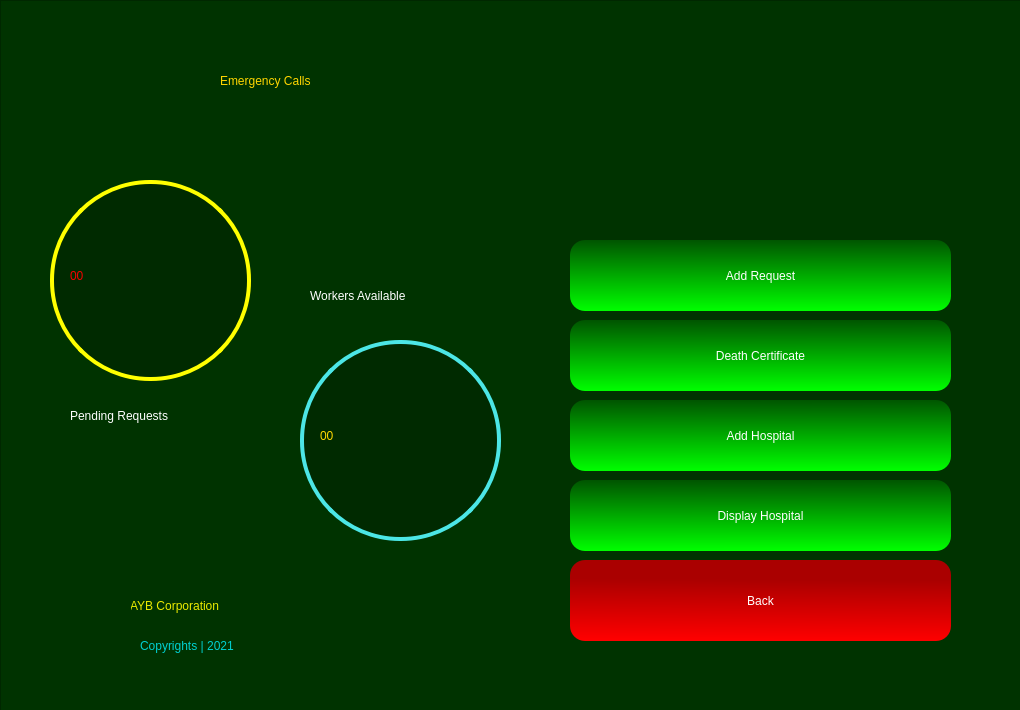
<?xml version="1.0" encoding="UTF-8"?>
<ui version="4.0">
 <class>Form</class>
 <widget class="QWidget" name="Form">
  <property name="geometry">
   <rect>
    <x>0</x>
    <y>0</y>
    <width>1020</width>
    <height>710</height>
   </rect>
  </property>
  <property name="windowTitle">
   <string>Form</string>
  </property>
  <widget class="QFrame" name="frame">
   <property name="geometry">
    <rect>
     <x>0</x>
     <y>0</y>
     <width>1022</width>
     <height>713</height>
    </rect>
   </property>
   <property name="styleSheet">
    <string notr="true">QFrame{

background-color: rgb(0, 51, 0);
color: rgb(0,255,0);

}
</string>
   </property>
   <property name="frameShape">
    <enum>QFrame::StyledPanel</enum>
   </property>
   <property name="frameShadow">
    <enum>QFrame::Raised</enum>
   </property>
   <widget class="QLabel" name="label_5">
    <property name="geometry">
     <rect>
      <x>220</x>
      <y>30</y>
      <width>581</width>
      <height>101</height>
     </rect>
    </property>
    <property name="styleSheet">
     <string notr="true">font: 87 36pt &quot;Arial Black&quot;;
color: rgb(255, 213, 0);</string>
    </property>
    <property name="text">
     <string>Emergency Calls</string>
    </property>
   </widget>
   <widget class="QPushButton" name="addBtn">
    <property name="geometry">
     <rect>
      <x>570</x>
      <y>240</y>
      <width>381</width>
      <height>71</height>
     </rect>
    </property>
    <property name="styleSheet">
     <string notr="true">QPushButton{
background-color: qlineargradient(spread:pad, x1:0.498, y1:0, x2:0.507, y2:1, stop:0 rgba(0, 85, 0, 255), stop:1 rgba(0, 255, 0, 255));
border-radius:15px;
color: #FFF;
	font: 75 14pt &quot;Microsoft PhagsPa&quot;;

}

QPushButton:hover{

	background-color: rgb(0, 118, 0);
}</string>
    </property>
    <property name="text">
     <string>Add Request</string>
    </property>
   </widget>
   <widget class="QPushButton" name="updateBtn">
    <property name="geometry">
     <rect>
      <x>570</x>
      <y>400</y>
      <width>381</width>
      <height>71</height>
     </rect>
    </property>
    <property name="styleSheet">
     <string notr="true">QPushButton{
background-color: qlineargradient(spread:pad, x1:0.498, y1:0, x2:0.507, y2:1, stop:0 rgba(0, 85, 0, 255), stop:1 rgba(0, 255, 0, 255));
border-radius:15px;
color: #FFF;
	font: 75 14pt &quot;Microsoft PhagsPa&quot;;

}

QPushButton:hover{

	background-color: rgb(0, 118, 0);
}</string>
    </property>
    <property name="text">
     <string>Add Hospital</string>
    </property>
   </widget>
   <widget class="QPushButton" name="delBtn">
    <property name="geometry">
     <rect>
      <x>570</x>
      <y>320</y>
      <width>381</width>
      <height>71</height>
     </rect>
    </property>
    <property name="styleSheet">
     <string notr="true">QPushButton{
background-color: qlineargradient(spread:pad, x1:0.498, y1:0, x2:0.507, y2:1, stop:0 rgba(0, 85, 0, 255), stop:1 rgba(0, 255, 0, 255));
border-radius:15px;
color: #FFF;
	font: 75 14pt &quot;Microsoft PhagsPa&quot;;

}

QPushButton:hover{

	background-color: rgb(0, 118, 0);
}</string>
    </property>
    <property name="text">
     <string>Death Certificate</string>
    </property>
   </widget>
   <widget class="QPushButton" name="searchBtn">
    <property name="geometry">
     <rect>
      <x>570</x>
      <y>480</y>
      <width>381</width>
      <height>71</height>
     </rect>
    </property>
    <property name="styleSheet">
     <string notr="true">QPushButton{
background-color: qlineargradient(spread:pad, x1:0.498, y1:0, x2:0.507, y2:1, stop:0 rgba(0, 85, 0, 255), stop:1 rgba(0, 255, 0, 255));
border-radius:15px;
color: #FFF;
	font: 75 14pt &quot;Microsoft PhagsPa&quot;;

}

QPushButton:hover{

	background-color: rgb(0, 118, 0);
}</string>
    </property>
    <property name="text">
     <string>Display Hospital</string>
    </property>
   </widget>
   <widget class="QPushButton" name="pushButton_7">
    <property name="geometry">
     <rect>
      <x>570</x>
      <y>560</y>
      <width>381</width>
      <height>81</height>
     </rect>
    </property>
    <property name="styleSheet">
     <string notr="true">QPushButton{
background-color: qlineargradient(spread:pad, x1:0.512, y1:0.238636, x2:0.493, y2:1, stop:0 rgba(170, 0, 0, 255), stop:1 rgba(255, 0, 0, 255));
border-radius:15px;
color: #FFF;
	font: 75 14pt &quot;Microsoft PhagsPa&quot;;

}

QPushButton:hover{

	background-color: rgb(138, 0, 0);
}</string>
    </property>
    <property name="text">
     <string>Back</string>
    </property>
   </widget>
   <widget class="QLabel" name="label_6">
    <property name="geometry">
     <rect>
      <x>130</x>
      <y>590</y>
      <width>241</width>
      <height>31</height>
     </rect>
    </property>
    <property name="styleSheet">
     <string notr="true">font: 25 20pt &quot;Bahnschrift Light&quot;;
color: rgb(234, 234, 0);</string>
    </property>
    <property name="text">
     <string>AYB Corporation</string>
    </property>
   </widget>
   <widget class="QLabel" name="label_7">
    <property name="geometry">
     <rect>
      <x>80</x>
      <y>580</y>
      <width>51</width>
      <height>51</height>
     </rect>
    </property>
    <property name="styleSheet">
     <string notr="true">background-image: url(:/newPrefix/—Pngtree—red and black logo_5517319.png);</string>
    </property>
    <property name="text">
     <string/>
    </property>
    <property name="pixmap">
     <pixmap resource="mainLogo.qrc">:/newPrefix/—Pngtree—red and black logo_5517319.png</pixmap>
    </property>
    <property name="scaledContents">
     <bool>true</bool>
    </property>
   </widget>
   <widget class="QLabel" name="label_8">
    <property name="geometry">
     <rect>
      <x>140</x>
      <y>630</y>
      <width>241</width>
      <height>31</height>
     </rect>
    </property>
    <property name="styleSheet">
     <string notr="true">font: 25 12pt &quot;Bahnschrift Light&quot;;
color: rgb(0, 208, 208);</string>
    </property>
    <property name="text">
     <string>Copyrights | 2021</string>
    </property>
   </widget>
   <widget class="QFrame" name="frame_2">
    <property name="geometry">
     <rect>
      <x>50</x>
      <y>180</y>
      <width>201</width>
      <height>201</height>
     </rect>
    </property>
    <property name="styleSheet">
     <string notr="true">QFrame{

border: 4px solid rgb(255, 255, 0);
border-radius: 100px;
	background-color: rgb(0, 42, 0);

}</string>
    </property>
    <property name="frameShape">
     <enum>QFrame::StyledPanel</enum>
    </property>
    <property name="frameShadow">
     <enum>QFrame::Raised</enum>
    </property>
    <widget class="QLabel" name="requestLabel_2">
     <property name="geometry">
      <rect>
       <x>20</x>
       <y>50</y>
       <width>161</width>
       <height>91</height>
      </rect>
     </property>
     <property name="styleSheet">
      <string notr="true">border: none;
font: 75 47pt &quot;Magneto&quot;;
color: rgb(245, 0, 0);</string>
     </property>
     <property name="text">
      <string>00</string>
     </property>
    </widget>
   </widget>
   <widget class="QFrame" name="frame_3">
    <property name="geometry">
     <rect>
      <x>300</x>
      <y>340</y>
      <width>201</width>
      <height>201</height>
     </rect>
    </property>
    <property name="styleSheet">
     <string notr="true">QFrame{

border: 4px solid rgb(76, 230, 230);
border-radius: 100px;
	background-color: rgb(0, 42, 0);

}</string>
    </property>
    <property name="frameShape">
     <enum>QFrame::StyledPanel</enum>
    </property>
    <property name="frameShadow">
     <enum>QFrame::Raised</enum>
    </property>
    <widget class="QLabel" name="workersLabel">
     <property name="geometry">
      <rect>
       <x>20</x>
       <y>50</y>
       <width>161</width>
       <height>91</height>
      </rect>
     </property>
     <property name="styleSheet">
      <string notr="true">border: none;
font: 53pt &quot;Eras Bold ITC&quot;;
color: rgb(255, 217, 0);</string>
     </property>
     <property name="text">
      <string>00</string>
     </property>
    </widget>
   </widget>
   <widget class="QLabel" name="label_2">
    <property name="geometry">
     <rect>
      <x>70</x>
      <y>400</y>
      <width>171</width>
      <height>31</height>
     </rect>
    </property>
    <property name="styleSheet">
     <string notr="true">border: none;
font: 87 10pt &quot;Arial Black&quot;;
color:rgb(255, 255, 255);</string>
    </property>
    <property name="text">
     <string>Pending Requests</string>
    </property>
   </widget>
   <widget class="QLabel" name="label_3">
    <property name="geometry">
     <rect>
      <x>310</x>
      <y>280</y>
      <width>171</width>
      <height>31</height>
     </rect>
    </property>
    <property name="styleSheet">
     <string notr="true">border: none;
font: 87 10pt &quot;Arial Black&quot;;
color:rgb(255, 255, 255);</string>
    </property>
    <property name="text">
     <string>Workers Available</string>
    </property>
   </widget>
   <zorder>label_5</zorder>
   <zorder>addBtn</zorder>
   <zorder>updateBtn</zorder>
   <zorder>delBtn</zorder>
   <zorder>searchBtn</zorder>
   <zorder>pushButton_7</zorder>
   <zorder>label_6</zorder>
   <zorder>label_7</zorder>
   <zorder>label_8</zorder>
   <zorder>frame_3</zorder>
   <zorder>frame_2</zorder>
   <zorder>label_2</zorder>
   <zorder>label_3</zorder>
  </widget>
 </widget>
 <resources>
  <include location="mainLogo.qrc"/>
  <include location="mainLogo.qrc"/>
 </resources>
 <connections/>
</ui>
